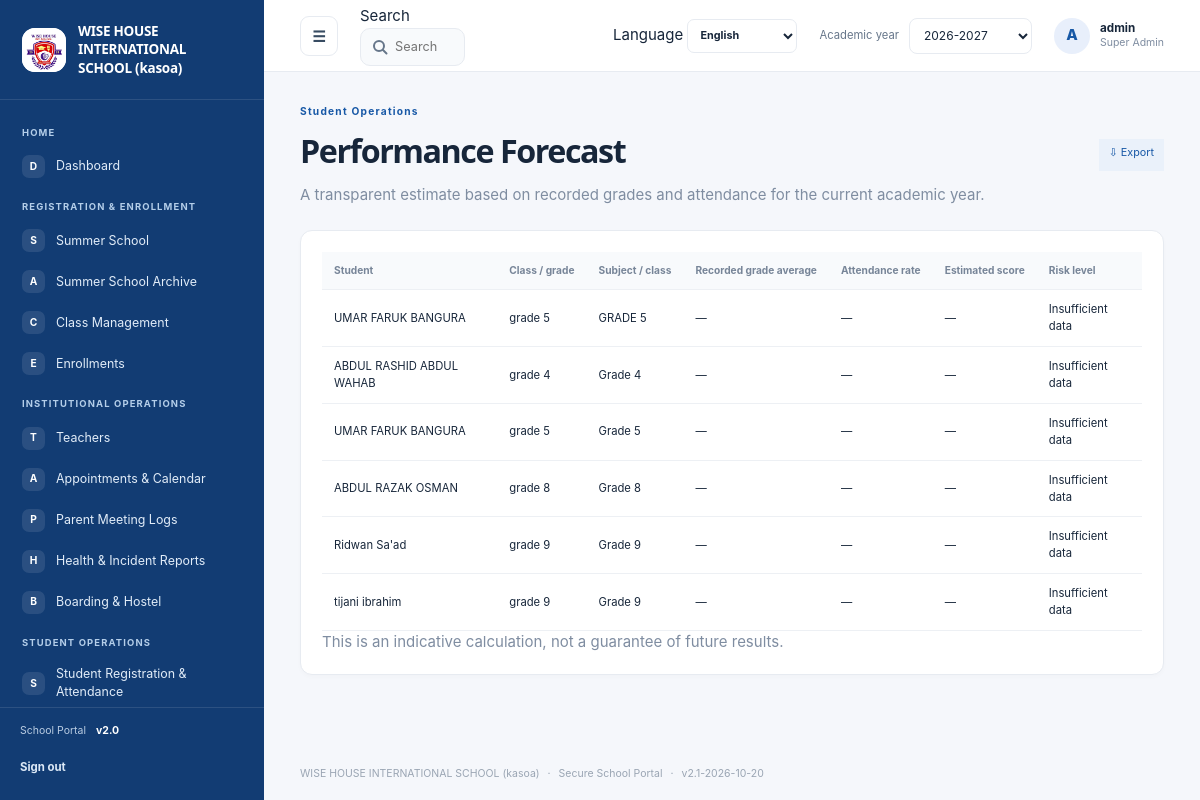
/predica (signed in), run on the app's committed database.
### tables this page shows
CREATE TABLE settings (
    key TEXT PRIMARY KEY,
    value TEXT NOT NULL
);

CREATE TABLE navigation_items (
    id INTEGER PRIMARY KEY AUTOINCREMENT,
    category TEXT NOT NULL,
    title TEXT NOT NULL,
    icon TEXT NOT NULL DEFAULT 'circle',
    url_endpoint TEXT NOT NULL,
    route_arg TEXT NOT NULL DEFAULT '',
    is_active INTEGER NOT NULL DEFAULT 1 CHECK (is_active IN (0, 1)),
    display_order INTEGER NOT NULL DEFAULT 0
);

CREATE TABLE users (
    id INTEGER PRIMARY KEY AUTOINCREMENT,
    username TEXT NOT NULL UNIQUE,
    password_hash TEXT NOT NULL,
    role TEXT NOT NULL DEFAULT 'manager'
      CHECK (role IN (
        'super_admin', 'admin', 'manager', 'teacher', 'student', 'parent',
        'health_officer', 'boarding_master'
      )),
    email TEXT UNIQUE,
    teacher_id INTEGER REFERENCES teachers(id) ON DELETE CASCADE,
    student_id INTEGER REFERENCES students(id) ON DELETE CASCADE,
    is_active INTEGER NOT NULL DEFAULT 1 CHECK (is_active IN (0, 1))
);

CREATE TABLE students (
    id INTEGER PRIMARY KEY AUTOINCREMENT,
    name TEXT NOT NULL,
    email TEXT NOT NULL UNIQUE,
    grade_level TEXT NOT NULL
, national_id TEXT NOT NULL DEFAULT '', gender TEXT NOT NULL DEFAULT '', father_name TEXT NOT NULL DEFAULT '', father_phone TEXT NOT NULL DEFAULT '', father_occupation TEXT NOT NULL DEFAULT '', mother_name TEXT NOT NULL DEFAULT '', mother_phone TEXT NOT NULL DEFAULT '', mother_occupation TEXT NOT NULL DEFAULT '', home_address TEXT NOT NULL DEFAULT '', dormitory_info TEXT NOT NULL DEFAULT '', profile_picture TEXT NOT NULL DEFAULT '');

### school_system/views.py (the view)
@bp.get("/predica")
@roles_required(*STAFF_ROLES)
def predica():
    _require_module("predica")
    return render_template(
        "predica.html", predictions=_build_predictions(get_db(), _current_user())
    )

### school_system/auth.py (called while the page is built)
@bp.before_app_request
def load_logged_in_user():
    user_id = session.get("user_id")
    if user_id is None:
        session.pop("username", None)
        session.pop("role", None)
        return
    user = get_db().execute(
        "SELECT id, username, role, is_active FROM users WHERE id = ?", (user_id,)
    ).fetchone()
    if user is None or not user["is_active"]:
        session.clear()
    else:
        session["username"] = user["username"]
        session["role"] = user["role"]

def login_required(view):
    @functools.wraps(view)
    def wrapped_view(**kwargs):
        if session.get("user_id") is None:
            return redirect(url_for("auth.login"))
        return view(**kwargs)
    return wrapped_view

def roles_required(*roles):
    def decorator(view):
        @functools.wraps(view)
        @login_required
        def wrapped_view(**kwargs):
            if session.get("role") not in roles:
                abort(403)
            return view(**kwargs)
        return wrapped_view
    return decorator

### school_system/db.py (called while the page is built)
def get_db():
    if "db" not in g:
        g.db = sqlite3.connect(current_app.config["DATABASE"])
        g.db.row_factory = sqlite3.Row
        g.db.execute("PRAGMA foreign_keys = ON")
    return g.db

### school_system/views.py (called while the page is built, shortened)
@bp.app_template_filter("translate")
def translate(text, language="en"):
    if language == "en" or not isinstance(text, str):
        return text

def _module_states(db=None):
    db = db or get_db()
    settings = {
        row["key"]: row["value"]
        for row in db.execute(
            "SELECT key,value FROM settings WHERE key LIKE 'module_%'"
        ).fetchall()
    }
    return {
        name: settings.get("module_" + name, "1" if enabled else "0") == "1"
        for name, enabled in MODULE_DEFAULTS.items()
    }

def _require_module(name):
    if not _module_states().get(name, False):
        abort(404)

def _current_user():
    return get_db().execute(
        "SELECT u.*, t.name AS teacher_name, t.profile_picture AS teacher_picture, "
        "s.name AS student_name, s.profile_picture AS student_picture "
        "FROM users u LEFT JOIN teachers t ON t.id=u.teacher_id "
        "LEFT JOIN students s ON s.id=u.student_id WHERE u.id = ?",
        (session["user_id"],),
    ).fetchone()

### school_system/templates/predica.html (shortened to what this page needs)
{% extends "base.html" %}
{% from "_export_menu.html" import export_menu with context %}
{% block content %}
  <section class="page-title-row">
    <div>
      <span class="eyebrow">{{ 'Student Operations'|translate(language) }}</span>
      <h1>{{ 'Performance Forecast'|translate(language) }}</h1>
      <p class="muted">{{ 'A transparent estimate based on recorded grades and attendance for the current academic year.'|translate(language) }}</p>
    </div>
      {{ export_menu(url_for('views.export_predica')) }}
  </section>
  <section class="portal-card">
    {% if predictions %}
      <div class="table-scroll">
        <table>
          <thead>
            <tr>
              <th>{{ 'Student'|translate(language) }}</th>
              <th>{{ 'Class / grade'|translate(language) }}</th>
              <th>{{ 'Subject / class'|translate(language) }}</th>
              <th>{{ 'Recorded grade average'|translate(language) }}</th>
              <th>{{ 'Attendance rate'|translate(language) }}</th>
              <th>{{ 'Estimated score'|translate(language) }}</th>
              <th>{{ 'Risk level'|translate(language) }}</th>
            </tr>
          </thead>
          <tbody>
            {% for row in predictions %}
              <tr>
                <td>{{ row.name }}</td>
                <td>{{ row.grade_level }}</td>
                <td>{{ row.course_name }}</td>
                <td>{{ '%.1f'|format(row.average_score) if row.average_score is not none else '—' }}</td>
                <td>{{ '%.1f%%'|format(row.attendance_rate) if row.attendance_rate is not none else '—' }}</td>
                <td>{{ '%.1f%%'|format(row.predicted_score) if row.predicted_score is not none else '—' }}</td>
                <td>{{ row.risk_level|translate(language) }}</td>
              </tr>
            {% endfor %}
          </tbody>
        </table>
      </div>
      <p class="muted">{{ 'This is an indicative calculation, not a guarantee of future results.'|translate(language) }}</p>
    {% else %}
      <div class="card-empty"><p>{{ 'No enrolled students or academic records were found for this year.'|translate(language) }}</p></div>
    {% endif %}
  </section>
{% endblock %}

### school_system/templates/base.html (shortened to what this page needs)
<!doctype html>
<html lang="{{ language or 'en' }}" dir="{{ 'rtl' if language in ('ar',) else 'ltr' }}">
  <head>
    <link rel="stylesheet" href="{{ url_for('static', filename='style.css') }}">
    <link rel="stylesheet" href="{{ url_for('static', filename='portal.css') }}">
  </head>
  <body class="{% block body_class %}portal-body{% endblock %}">
    {% if session.get('user_id') and not public_page|default(false) %}
      <div class="portal-shell" id="portal-shell">
        <aside class="sidebar" id="sidebar" style="background-color: {{ site_settings.sidebar_color }};">
          <a class="school-brand" href="{{ url_for('views.dashboard') }}">
            <span class="school-logo">
              {% if brand_settings.get('logo_filename') %}
                <img src="{{ url_for('views.uploaded_logo', filename=brand_settings.get('logo_filename')) }}" alt="{{ school_name }} logo">
              {% else %}<span class="logo-mark">W</span>{% endif %}
            </span>
            <span class="school-name">{{ school_name }}</span>
          </a>
          <div class="sidebar-scroll" data-scroll-keep="sidebar" data-scroll-global>
            {% set nav_state = namespace(category=None) %}
            {% for item in nav_items %}
              {% if item.category != nav_state.category %}
                {% if not loop.first %}</section>{% endif %}
                <section class="nav-group"><p class="nav-heading">{{ item.category }}</p>
                {% set nav_state.category = item.category %}
              {% endif %}
              <a class="nav-link {% if request.endpoint == item.url_endpoint and (not item.get('resource') or request.view_args.get('resource') == item.get('resource')) %}active{% endif %}"
                href="{{ url_for(item.url_endpoint, resource=item.resource) if item.get('resource') else url_for(item.url_endpoint, module=item.module) if item.get('module') else url_for(item.url_endpoint) }}">
                <span class="nav-icon" aria-hidden="true">{{ item.icon[:1]|upper }}</span><span>{{ item.title }}</span>
              </a>
            {% endfor %}
            {% if nav_items %}</section>{% endif %}
          </div>
          <div class="sidebar-footer">
            <span class="sidebar-version">School Portal <b>v2.0</b></span>
            <form action="{{ url_for('auth.logout') }}" method="post">
              <button class="sidebar-logout" type="submit">{{ 'Sign out'|translate(language) }}</button>
            </form>
          </div>
        </aside>
        <div class="portal-main">
          <header class="topbar">
            <button class="icon-button menu-toggle" id="menu-toggle" type="button" aria-label="Toggle navigation" aria-expanded="true">☰</button>
            {% include "_global_search.html" %}
            <form class="language-select" method="post" action="{{ url_for('views.change_language') }}">
              <label for="portal-language" class="sr-only">Language</label>
              <select id="portal-language" name="language" aria-label="Language" onchange="this.form.submit()">
                {% for code, label in languages.items() %}
                  <option value="{{ code }}" {% if language == code %}selected{% endif %}>{{ label }}</option>
                {% endfor %}
              </select>
            </form>
            <form class="year-select" method="get" action="{{ url_for('views.dashboard') }}">
              <label for="academic-year">{{ 'Academic year'|translate(language) }}</label>
              <select id="academic-year" name="year" onchange="this.form.submit()">
                {% set year = request.args.get('year', academic_year) %}
                {% for option in academic_year_options %}
                  <option value="{{ option }}" {% if year == option %}selected{% endif %}>{{ option }}</option>
                {% endfor %}
              </select>
            </form>
            <a class="profile-chip" href="{{ url_for('views.profile') }}" aria-label="User profile">
              <span class="avatar">{{ session.get('username', 'U')[:1]|upper }}</span>
              <span class="profile-copy"><b>{{ session.get('username') }}</b><small>{{ role_label }}</small></span>
            </a>
          </header>
          <main class="page-content">
            {% block content %}{% endblock %}
          </main>
          <footer class="page-footer">{{ school_name }} <span>·</span> Secure School Portal <span>·</span> v{{ app_version }}</footer>
        </div>
      </div>
    {% else %}
      {% for category, message in get_flashed_messages(with_categories=true) %}
        <p class="flash {{ category }} login-flash" role="status">{{ message|translate(language) }}</p>
      {% endfor %}
      {% block public_content %}{% endblock %}
    {% endif %}
  </body>
</html>

### school_system/templates/_export_menu.html (shortened to what this page needs)
{% macro export_menu(url, label=None) %}
  <details class="export-menu">
    <summary class="button-small secondary-button">⇩ {{ (label or 'Export')|translate(language) }}</summary>
  </details>
{% endmacro %}

### school_system/templates/_global_search.html (shortened to what this page needs)
<div class="global-search" role="search">
  <label for="global-search-input" class="sr-only">{{ 'Search'|translate(language) }}</label>
  <input id="global-search-input" type="search" autocomplete="off" maxlength="60"
    placeholder="{{ 'Search students, teachers, pages…'|translate(language) }}" aria-controls="gs-panel" aria-expanded="false">
</div>

### school_system/static/portal.css (style rules this page uses)
.sidebar-logout { width:100%;min-height:34px;justify-content:flex-start;margin-top:12px;padding:6px 0;background:transparent;color:#dce9f7;font-size:.76rem }
.language-select select { min-height:34px;padding:5px 8px;border:1px solid var(--line);border-radius:7px;background:#fff;color:var(--ink);font-size:.72rem;font-weight:700 }
.secondary-button { min-height:32px;padding:6px 10px;background:#eaf1fa;color:var(--primary);font-size:.72rem }

### school_system/templates/_global_search.html (style rules this page uses)
.global-search { position:relative;flex:1;min-width:0;max-width:460px }
.global-search input { width:100%;min-height:38px;padding:7px 12px 7px 34px;border:1px solid var(--line,#e4e7ec);border-radius:10px;font:inherit;font-size:.85rem;color:var(--ink,#101828) }

### school_system/templates/_export_menu.html (style rules this page uses)
.export-menu { position:relative;display:inline-block }
.export-menu summary { list-style:none;cursor:pointer }

### data on the page
settings: value (picture)
settings: value "WISE HOUSE INTERNATIONAL SCHOOL (kasoa)"
navigation_items: category "HOME", icon "D", title "Dashboard"
navigation_items: category "REGISTRATION & ENROLLMENT", icon "S", title "Summer School"
navigation_items: icon "A", title "Summer School Archive"
navigation_items: icon "C", title "Class Management"
navigation_items: icon "E", title "Enrollments"
navigation_items: category "INSTITUTIONAL OPERATIONS", icon "T", title "Teachers"
navigation_items: icon "A", title "Appointments & Calendar"
navigation_items: icon "P", title "Parent Meeting Logs"
navigation_items: icon "H", title "Health & Incident Reports"
navigation_items: icon "B", title "Boarding & Hostel"
navigation_items: category "STUDENT OPERATIONS", icon "S", title "Student Registration & Attendance"
settings: value "Sign out", value "Search", value "Search students, teachers, pages…", language "English", value "Academic year", value "Student Operations", value "Performance Forecast", value "A transparent estimate based on recorded grades and attendance for the current academic year.", value "Export", value "Student", value "Class / grade", value "Subject / class", value "Recorded grade average", value "Attendance rate", value "Estimated score", value "Risk level", value "This is an indicative calculation, not a guarantee of future results."
settings: year "2026-2027"
users: username "A", get "admin"
students: name "UMAR FARUK BANGURA", grade_level "grade 5", course_name "GRADE 5", average_score "—", attendance_rate "—", predicted_score "—", risk_level|translate "Insufficient data", course_name "Grade 5"
students: name "ABDUL RASHID ABDUL WAHAB", grade_level "grade 4", course_name "Grade 4", average_score "—", attendance_rate "—", predicted_score "—", risk_level|translate "Insufficient data"
students: name "ABDUL RAZAK OSMAN", grade_level "grade 8", course_name "Grade 8", average_score "—", attendance_rate "—", predicted_score "—", risk_level|translate "Insufficient data"
students: name "Ridwan Sa'ad", grade_level "grade 9", course_name "Grade 9", average_score "—", attendance_rate "—", predicted_score "—", risk_level|translate "Insufficient data"
students: name "tijani ibrahim", grade_level "grade 9", course_name "Grade 9", average_score "—", attendance_rate "—", predicted_score "—", risk_level|translate "Insufficient data"

### other printed values
{{ role_label }} "Super Admin"
{{ app_version }} "2.1-2026-10-20"
